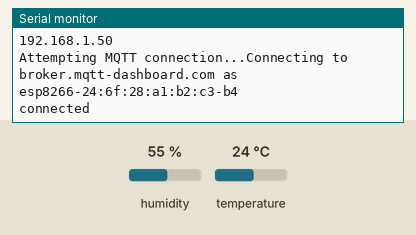
Recording of a sketch running on a simulated ESP8266 (NodeMCU). Shown: the last lines printed to the serial monitor. Inputs (shaded band) come from the test bench; at power-on: humidity 55 %, temperature 24 °C. WiFi joins after 1.5 s; servers stay silent unless stated; no MQTT or app messages arrive unless stated.

Above: at 2.7 s.
2.8 s: humidity set to 22 %
At 7.9 s:
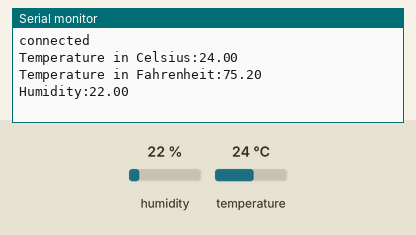
10.3 s: temperature set to 12 °C
At 12.7 s:
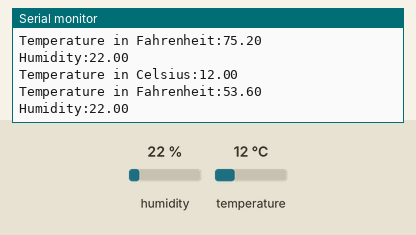
17.8 s: humidity set to 40 %
At 22.2 s:
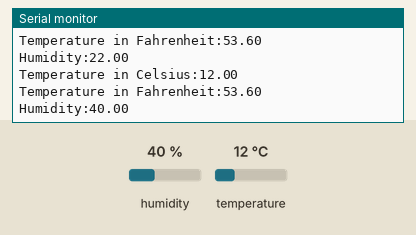

The sketch:

MQTTSensorClient.ino
```cpp
#include <ESP8266WiFi.h>
#include <Wire.h>
#include <PubSubClient.h>

#include "DHT.h"

// define sense pin on esp8266 for sensor
#define DHTPIN 2

#define DHTTYPE DHT11

DHT dht(DHTPIN, DHTTYPE);

#define wifi_ssid "TNCAP24C3C5"
#define wifi_password "7EFEF61DDA"

#define mqtt_server "broker.mqtt-dashboard.com"
//#define mqtt_user "user"
//#define mqtt_password "password"

#define humidity_topic "sensor/hum"
#define temperature_celsius_topic "sensor/temp_celsius"
#define temperature_fahrenheit_topic "sensor/temp_fahrenheit"

WiFiClient espClient;
PubSubClient client(espClient);

void setup() {
  Serial.begin(115200);

  dht.begin();
  setup_wifi();

  client.setServer(mqtt_server, 1883);
}

String macToStr(const uint8_t* mac)
{
  String result;
  for (int i = 0; i < 6; ++i) {
    result += String(mac[i], 16);
    if (i < 5)
      result += ':';
  }
  return result;
}


void setup_wifi() {
  delay(10);
  // We start by connecting to a WiFi network
  Serial.println();
  Serial.print("Connecting to ");
  Serial.println(wifi_ssid);

  WiFi.begin(wifi_ssid, wifi_password);

  while (WiFi.status() != WL_CONNECTED) {
    delay(500);
    Serial.print(".");
  }

  Serial.println("");
  Serial.println("WiFi connected");
  Serial.println("IP address: ");
  Serial.println(WiFi.localIP());
}

void reconnect() {
  // Loop until we're reconnected
  while (!client.connected()) {
        Serial.print("Attempting MQTT connection...");

          // Generate client name based on MAC address and last 8 bits of microsecond counter
      String clientName;
      clientName += "esp8266-";
      uint8_t mac[6];
      WiFi.macAddress(mac);
      clientName += macToStr(mac);
      clientName += "-";
      clientName += String(micros() & 0xff, 16);
      Serial.print("Connecting to ");
      Serial.print(mqtt_server);
      Serial.print(" as ");
      Serial.println(clientName);


    // Attempt to connect
    // If you do not want to use a username and password, change next line to
  if (client.connect((char*) clientName.c_str())) {
    //if (client.connect((char*) clientName.c_str()), mqtt_user, mqtt_password)) {
      Serial.println("connected");
    } else {
      Serial.print("failed, rc=");
      Serial.print(client.state());
      Serial.println(" try again in 5 seconds");
      // Wait 5 seconds before retrying
      delay(5000);
    }
  }
}

void loop() {

      if (!client.connected()) {
        reconnect();
      }
      client.loop();

      // Wait a few seconds between measurements.
      delay(5000);

      // Reading temperature or humidity takes about 250 milliseconds!
      // Sensor readings may also be up to 2 seconds 'old' (its a very slow sensor)
      float h = dht.readHumidity();
      // Read temperature as Celsius (the default)
      float t = dht.readTemperature();
      // Read temperature as Fahrenheit (isFahrenheit = true)
      float f = dht.readTemperature(true);

      // Check if any reads failed and exit early (to try again).
      if (isnan(h) || isnan(t) || isnan(f)) {
      Serial.println("Failed to read from DHT sensor!");
      return;
      }


      Serial.print("Temperature in Celsius:");
      Serial.println(String(t).c_str());
      client.publish(temperature_celsius_topic, String(t).c_str(), true);

      Serial.print("Temperature in Fahrenheit:");
      Serial.println(String(f).c_str());
      client.publish(temperature_fahrenheit_topic, String(f).c_str(), true);

      Serial.print("Humidity:");
      Serial.println(String(h).c_str());
      client.publish(humidity_topic, String(h).c_str(), true);
}
```

Measured:
- after the input at 2.8 s, the serial monitor: prints a new line after 3.8 s (image 1)
- after the input at 10.3 s, the serial monitor: prints a new line after 1.3 s (image 2)
- after the input at 17.8 s, the serial monitor: prints a new line after 3.9 s (image 3)
